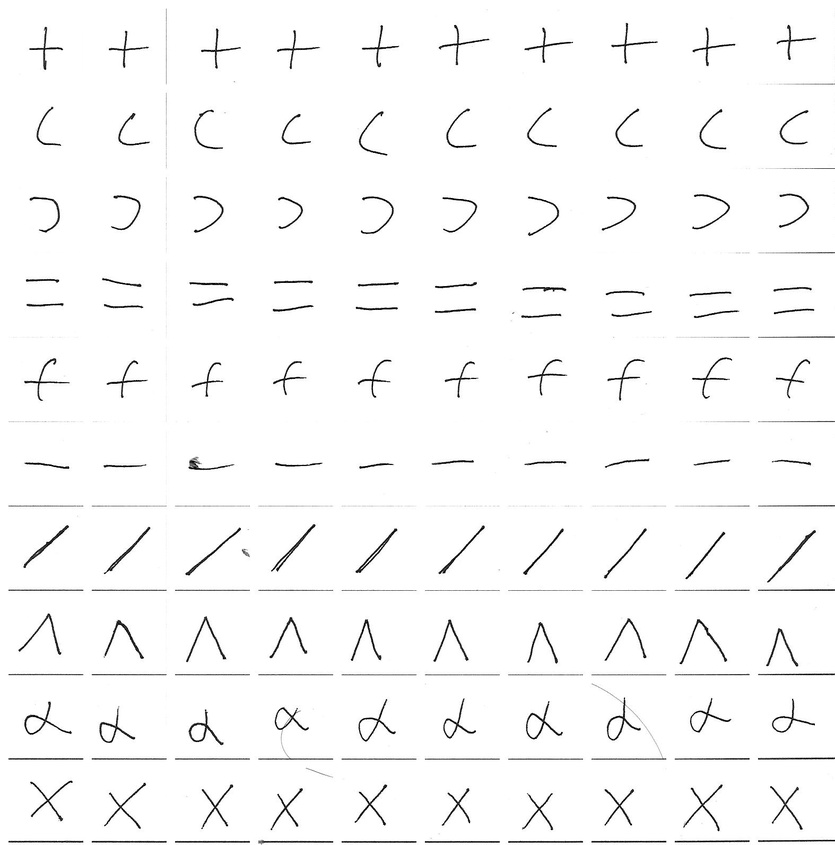
%> input picture proc_5.jpg, 835 x 845 px, shrunk from 1574 x 1592 before the run
$ octave segmeter2.m   (GNU Octave 9; MATLAB toolbox functions it lacks are replaced by stand-ins)
%> lines starting %> are read from the running program, lines starting %| are printed output that depends on the picture; in (x1, y1, x2, y2) boxes, pixels count from 0 and x2, y2 are one past the last pixel; in counts of white or black regions, pixels touching at a corner belong together; the program's own positions count from 1
%code stolen from:
%http://stackoverflow.com/questions/6972918/detect-a-rectangle-bound-of-an-
%character-or-object-in-black-white-or-binary-imag
%TODO:

%1)   understand fully how this works
%       bwlabel:
%       http://www.mathworks.com/help/toolbox/images/ref/bwlabel.html

%2)   extract through bounding boxes
%       then pad to same size as images for classifier!
%

%3)   get pics of results, post to blog with explanations

%PROBLEMS:
%   identifiers extra "characters"


%Read image
Im = imread('proc_5.jpg');
%> Im is the input picture: size 845x835 uint8; min 0, max 255, mean 248.7

Im_saved = Im; %added by me
%Im = Im(1:159,:);


%Make binary
Im(Im < 128) = 1;
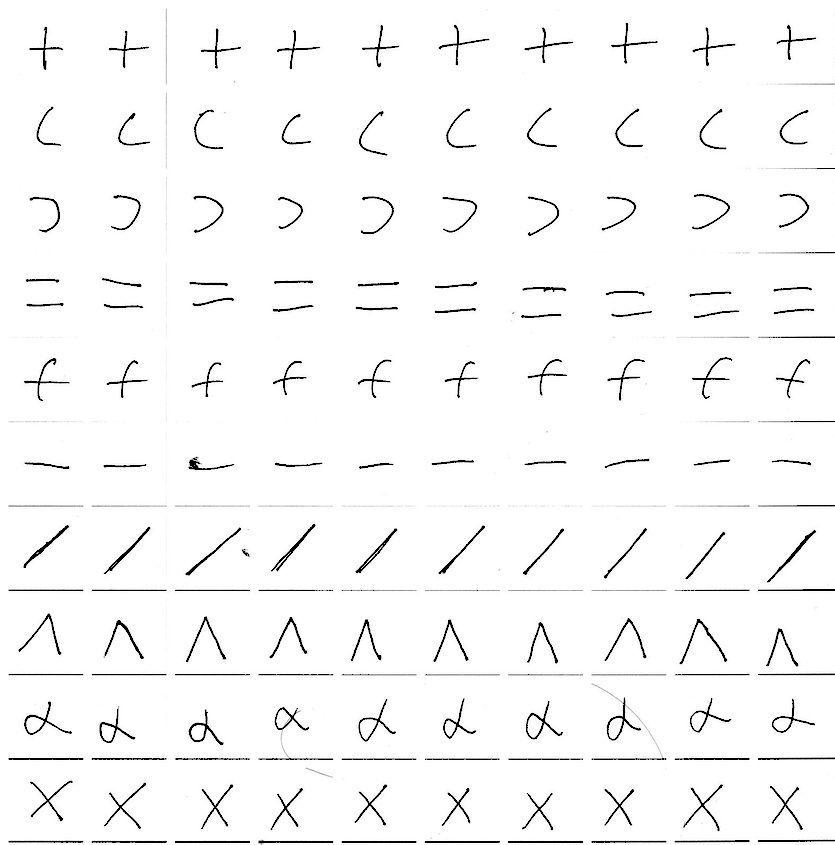
%> Im: size 845x835 uint8; 2.26% of pixels changed, all inside (x1, y1, x2, y2) = (9, 23, 835, 843)
Im(Im >= 128) = 0;
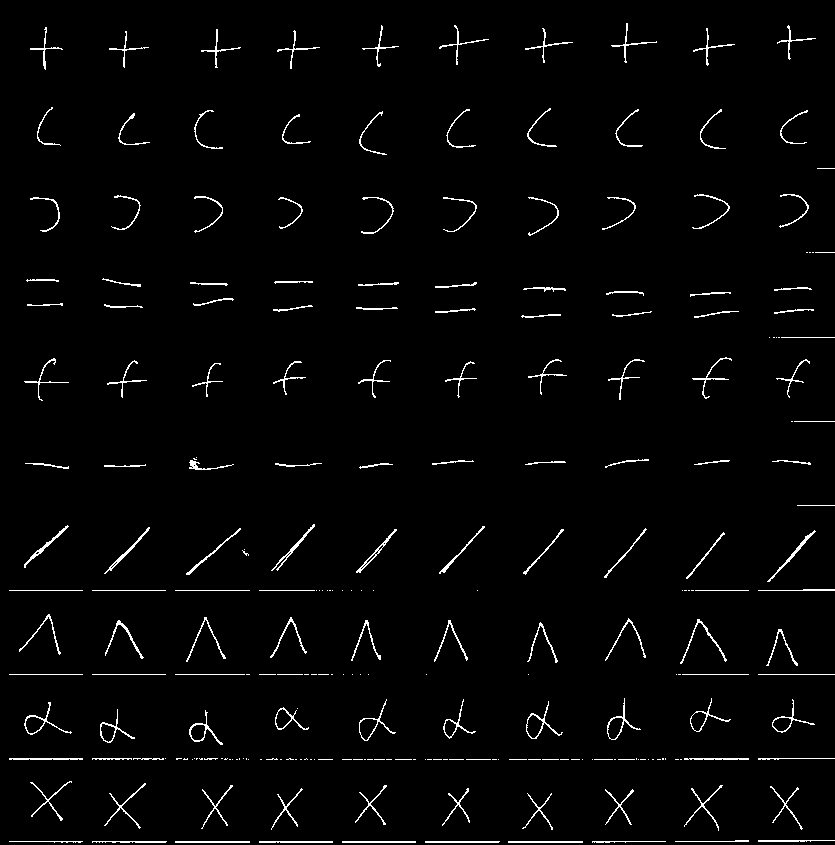
%> Im: size 845x835 uint8; values 0 (black) and 1 (white), 2.3% white in thin lines or dots

%Segment out all connected regions
ImL = bwlabel(Im);
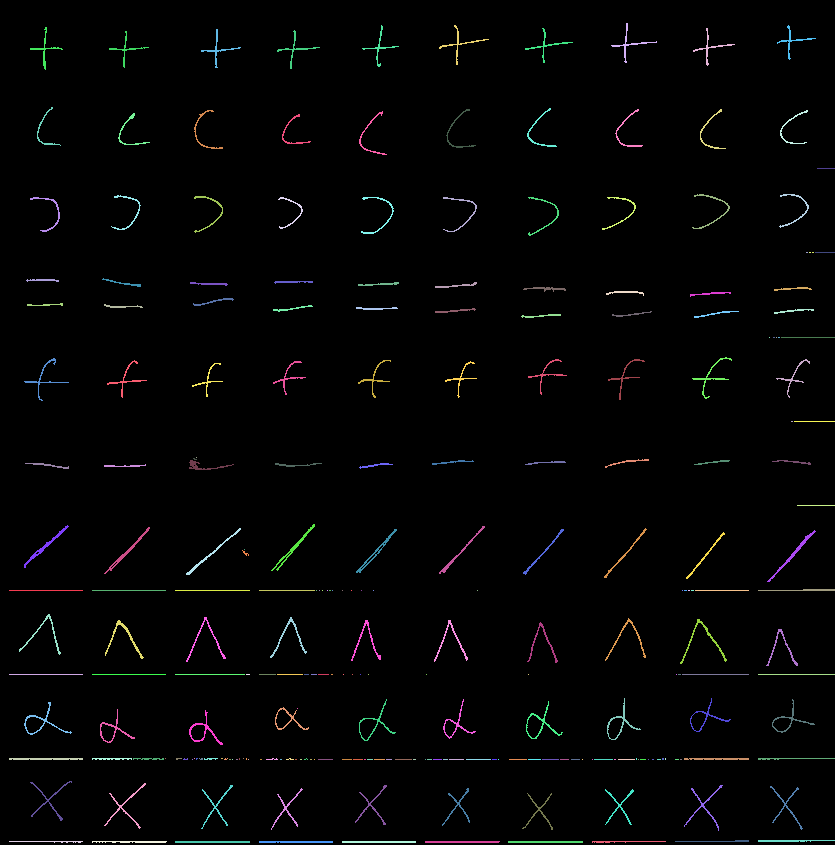
%> ImL: size 845x835 double; 248 distinct labels, from 0 to 247; one colour per label, 0 black

%Get labels for all distinct regions
labels = unique(ImL);
%> labels = 248 values from 0 to 247

%Remove label 0, corresponding to background
labels(labels==0) = [];

%Get bounding box for each segmentation
Character = struct('BoundingBox',zeros(1,4));
nrValidDetections = 0;
for i=1:length(labels)
    D = regionprops(ImL==labels(i));
    if D.Area > 10
        nrValidDetections = nrValidDetections + 1;
        Character(nrValidDetections).BoundingBox = D.BoundingBox;
    end
end
%> this loop made 247 passes
%> D on passes 1, 2, 32, 44, 49, 50, 59: {Area 74, Centroid [46.5 591], BoundingBox [9.5 590.5 74 1]}, {Area 74, Centroid [46.5 675], BoundingBox [9.5 674.5 74 1]}, {Area 1, Centroid [166 759], BoundingBox [165.5 758.5 1 1]}, {Area 1, Centroid [193 760], BoundingBox [192.5 759.5 1 1]}, {Area 1, Centroid [195 759], BoundingBox [194.5 758.5 1 1]}, {Area 1, Centroid [197 458], BoundingBox [196.5 457.5 1 1]}, {Area 1, Centroid [233 760], BoundingBox [232.5 759.5 1 1]}
%> after the loop, Character = 157 regions; largest, box (x1, y1, x2, y2): (186, 528, 241, 575), (767, 530, 816, 582), (439, 526, 485, 574), (104, 527, 150, 574), (604, 528, 647, 578); nrValidDetections = 157


%Visualize results
figure(1);
%imagesc(ImL); %removed by me
colormap('gray') %added by me
imagesc(Im_saved); %added by me


%xlim([0 200]); %no idea what this does yet, but it fucks shit up

for i=1:nrValidDetections
    rectangle('Position',[Character(i).BoundingBox(1) ...
                          Character(i).BoundingBox(2) ...
                          Character(i).BoundingBox(3) ...
                          Character(i).BoundingBox(4)]);

end
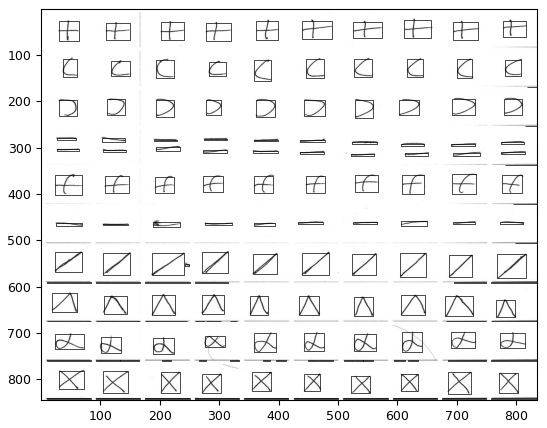
%> figure redrawn from the program's plot data

$ run again, with proc_1.jpg copied over proc_5.jpg
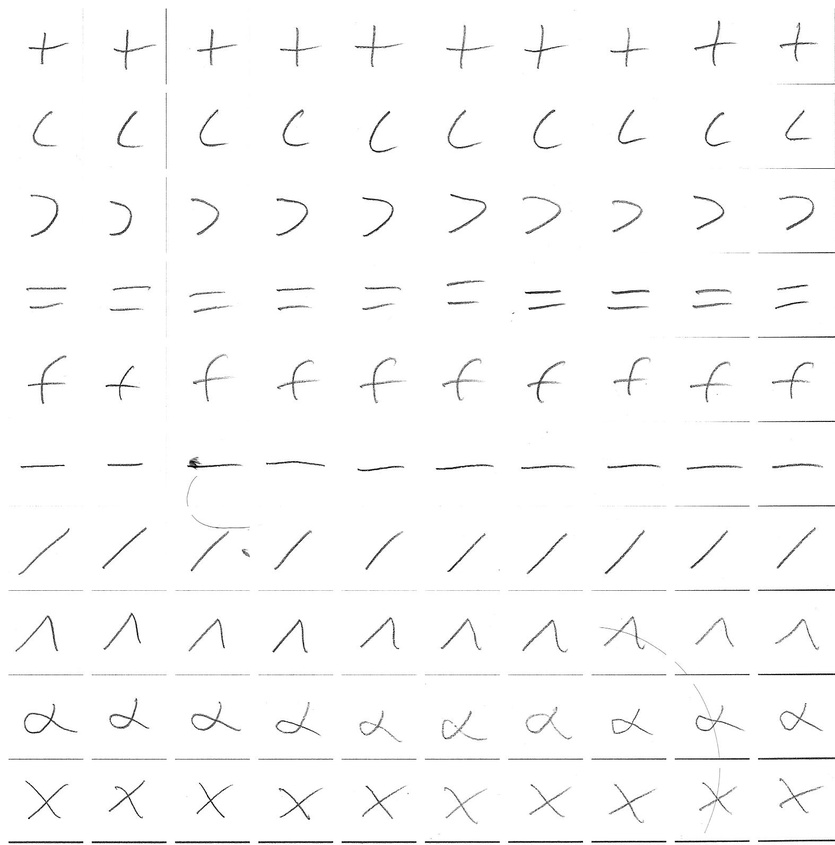
%> input picture proc_1.jpg, 835 x 845 px, shrunk from 1574 x 1592 before the run
%> Im is the input picture: size 845x835 uint8; min 0, max 255, mean 250.6
%> `ImL = bwlabel(Im);`:
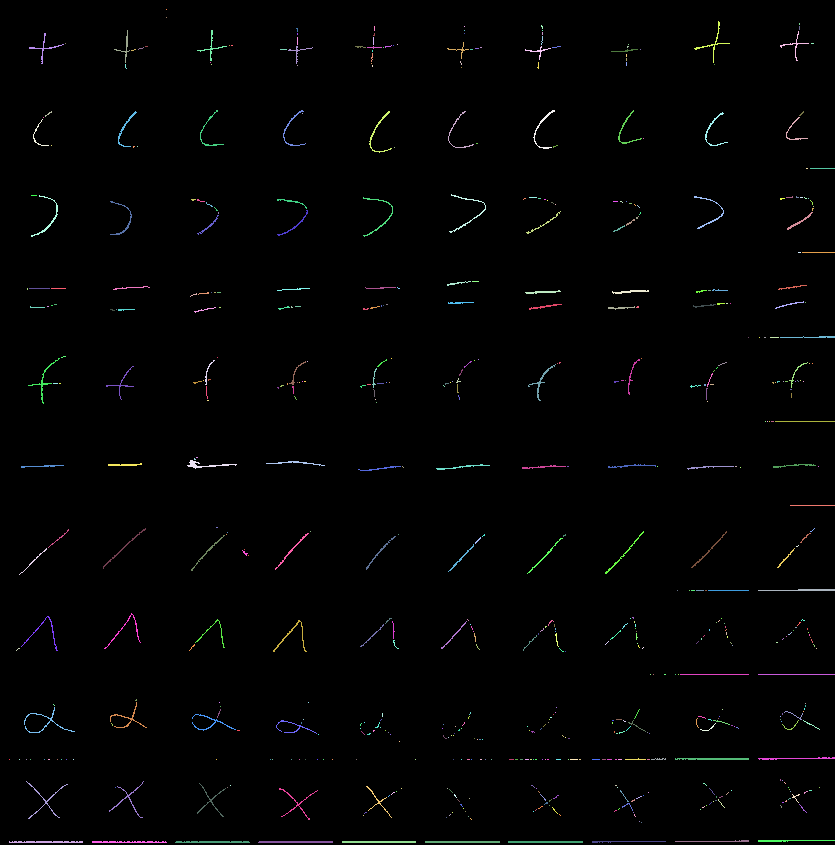
%> ImL: size 845x835 double; 629 distinct labels, from 0 to 628; one colour per label, 0 black
%> labels = 629 values from 0 to 628
%> the loop `for i=1:length(labels)` made 628 passes
%> D on passes 1, 5, 9, 11, 14, 16, 17: {Area 1, Centroid [10 760], BoundingBox [9.5 759.5 1 1]}, {Area 1, Centroid [20 760], BoundingBox [19.5 759.5 1 1]}, {Area 1, Centroid [27 760], BoundingBox [26.5 759.5 1 1]}, {Area 2, Centroid [28 289.5], BoundingBox [27.5 288.5 1 2]}, {Area 21, Centroid [40 289], BoundingBox [29.5 288.5 21 1]}, {Area 1, Centroid [31 760], BoundingBox [30.5 759.5 1 1]}, {Area 6, Centroid [34.5 196], BoundingBox [31.5 195.5 6 1]}
%> after the loop `for i=1:length(labels)`: Character = 148 regions; largest, box (x1, y1, x2, y2): (103, 528, 146, 569), (605, 531, 644, 574), (26, 781, 68, 819), (694, 21, 730, 63), (28, 358, 60, 404); nrValidDetections = 148
%> the loop `for i=1:nrValidDetections` made 148 passes
%> after the loop `for i=1:nrValidDetections`:
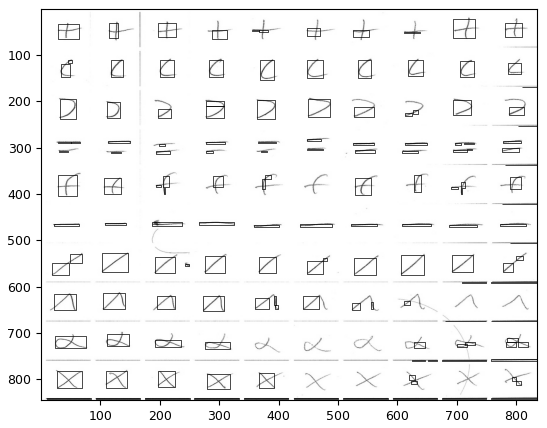
%> figure redrawn from the program's plot data

$ run again, with proc_10.jpg copied over proc_5.jpg
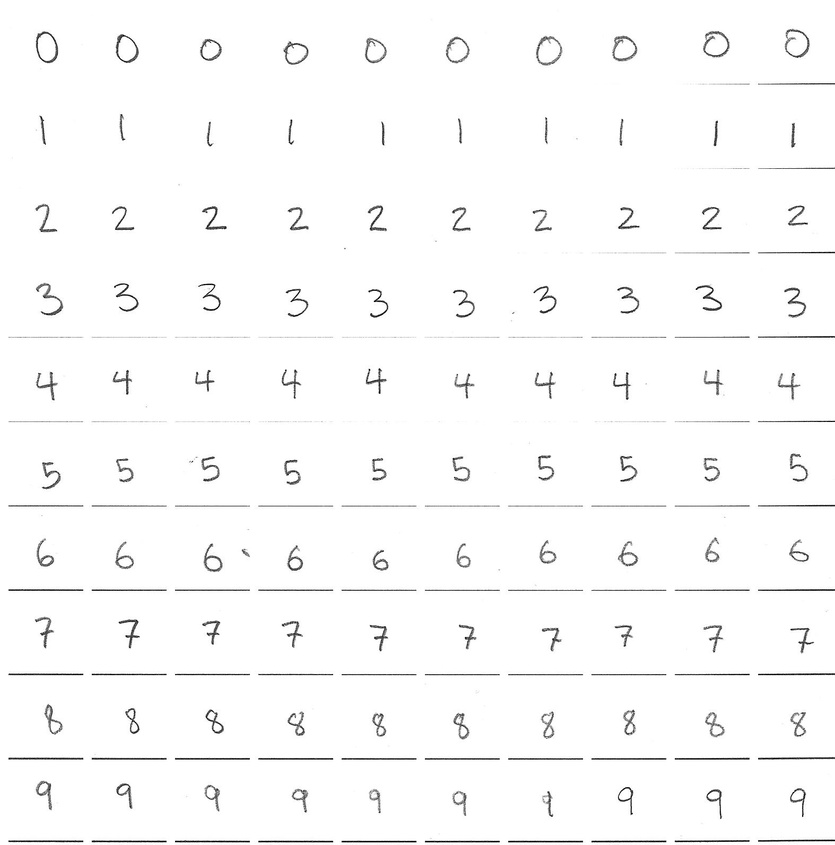
%> input picture proc_10.jpg, 835 x 845 px, shrunk from 1574 x 1592 before the run
%> Im is the input picture: size 845x835 uint8; min 0, max 255, mean 250.1
%> `ImL = bwlabel(Im);`:
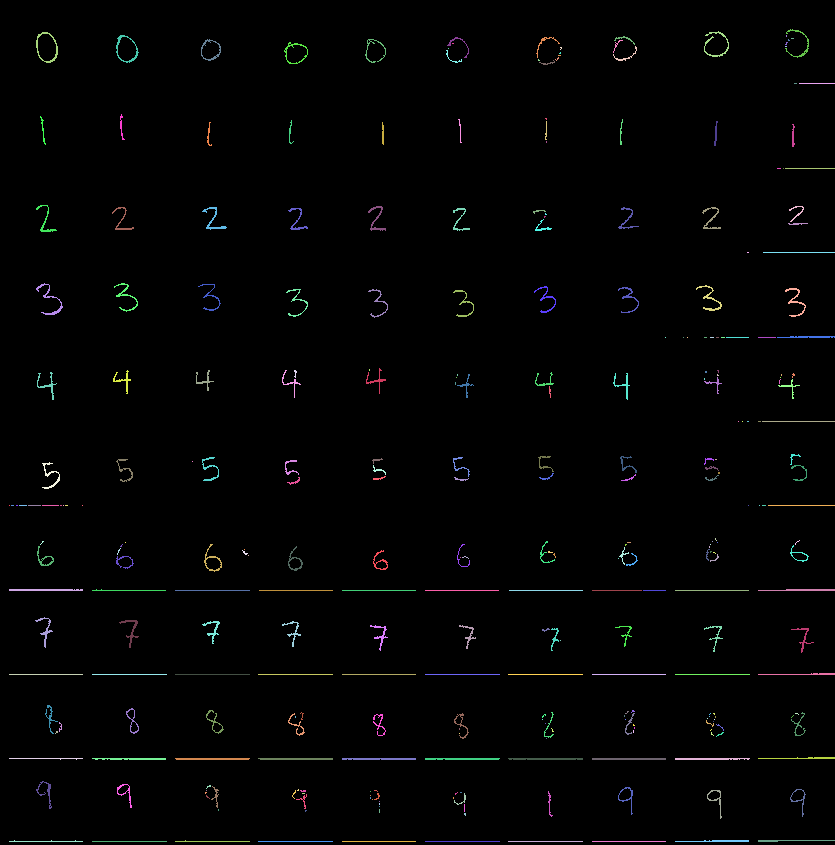
%> ImL: size 845x835 double; 307 distinct labels, from 0 to 306; one colour per label, 0 black
%> labels = 307 values from 0 to 306
%> the loop `for i=1:length(labels)` made 306 passes
%> D on passes 1, 3, 4, 5, 6, 7, 8: {Area 1, Centroid [10 506], BoundingBox [9.5 505.5 1 1]}, {Area 74, Centroid [46.5 675], BoundingBox [9.5 674.5 74 1]}, {Area 76, Centroid [47.1 759], BoundingBox [9.5 758.5 74 2]}, {Area 77, Centroid [46.5 842], BoundingBox [9.5 840.5 74 2]}, {Area 3, Centroid [13 506], BoundingBox [11.5 505.5 3 1]}, {Area 2, Centroid [17.5 506], BoundingBox [16.5 505.5 2 1]}, {Area 8, Centroid [23.5 506], BoundingBox [19.5 505.5 8 1]}
%> after the loop `for i=1:length(labels)`: Character = 177 regions; largest, box (x1, y1, x2, y2): (36, 283, 63, 315), (114, 283, 138, 312), (785, 29, 809, 58), (36, 32, 58, 63), (696, 285, 722, 311); nrValidDetections = 177
%> after the loop `for i=1:nrValidDetections`:
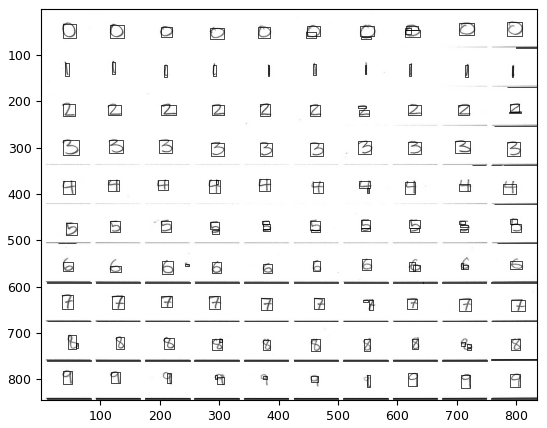
%> figure redrawn from the program's plot data

$ run again, with proc_2.jpg copied over proc_5.jpg
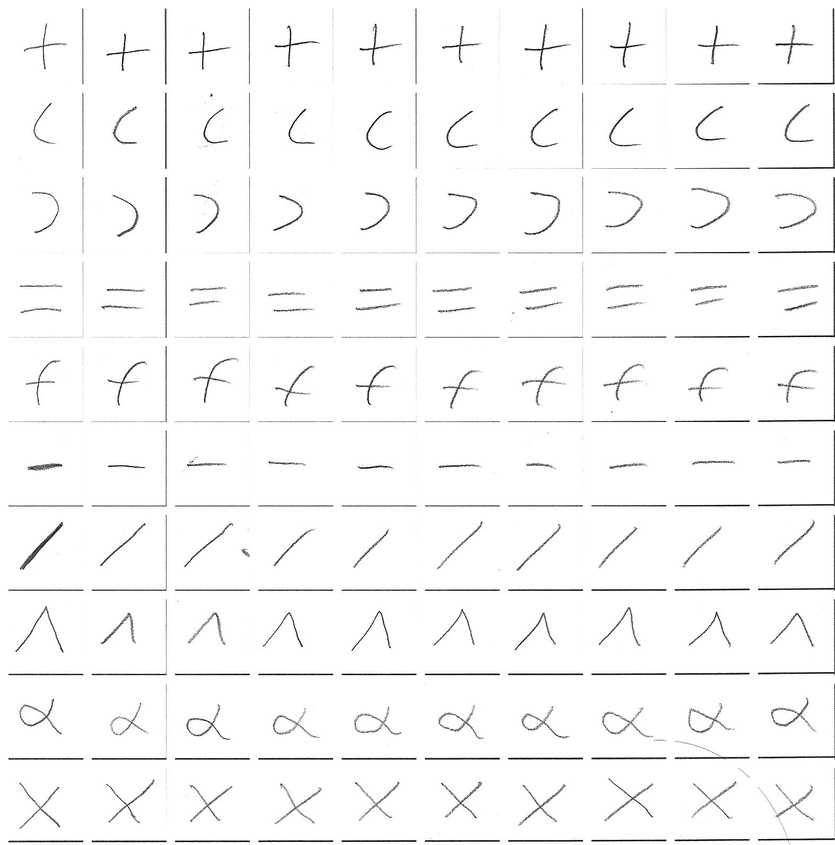
%> input picture proc_2.jpg, 835 x 845 px, shrunk from 1574 x 1592 before the run
%> Im is the input picture: size 845x835 uint8; min 0, max 255, mean 248.6
%> `ImL = bwlabel(Im);`:
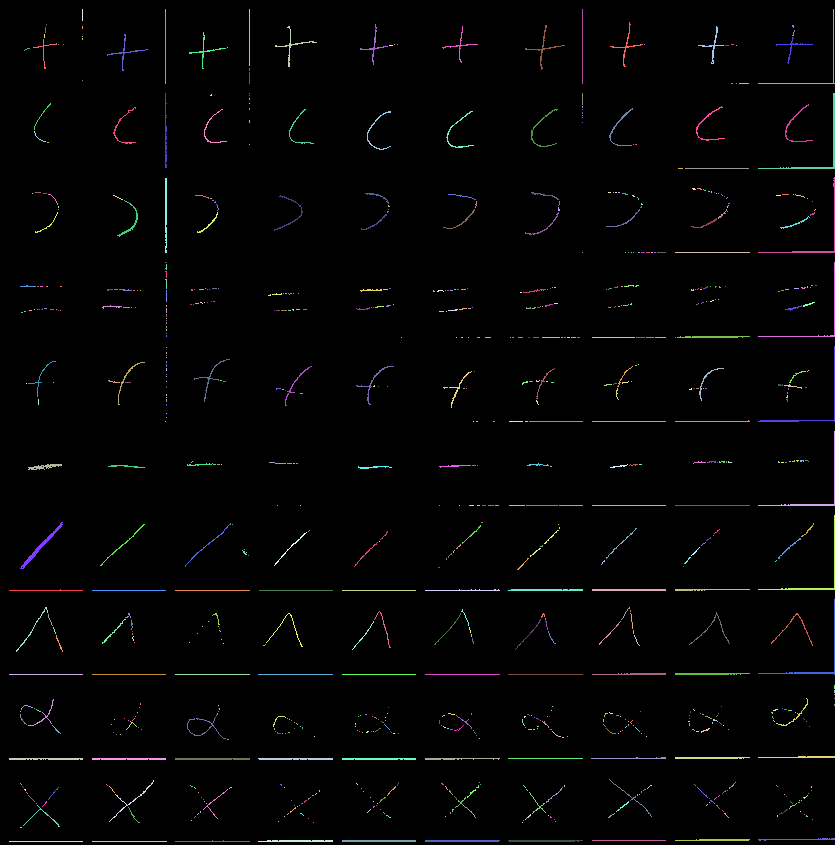
%> ImL: size 845x835 double; 853 distinct labels, from 0 to 852; one colour per label, 0 black
%> labels = 853 values from 0 to 852
%> the loop `for i=1:length(labels)` made 852 passes
%> D on passes 1, 2, 4, 8, 11, 12, 16: {Area 75, Centroid [46.7 591], BoundingBox [9.5 589.5 74 2]}, {Area 74, Centroid [46.5 675], BoundingBox [9.5 674.5 74 1]}, {Area 74, Centroid [46.5 842], BoundingBox [9.5 841.5 74 1]}, {Area 1, Centroid [21 712], BoundingBox [20.5 711.5 1 1]}, {Area 2, Centroid [21.5 828], BoundingBox [20.5 827.5 2 1]}, {Area 2, Centroid [22.5 313], BoundingBox [21.5 312.5 2 1]}, {Area 6, Centroid [27.5 49.7], BoundingBox [24.5 48.5 6 3]}
%> after the loop `for i=1:length(labels)`: Character = 204 regions; largest, box (x1, y1, x2, y2): (758, 93, 835, 169), (758, 177, 835, 253), (758, 346, 835, 422), (758, 599, 835, 675), (758, 9, 835, 84); nrValidDetections = 204
%> after the loop `for i=1:nrValidDetections`:
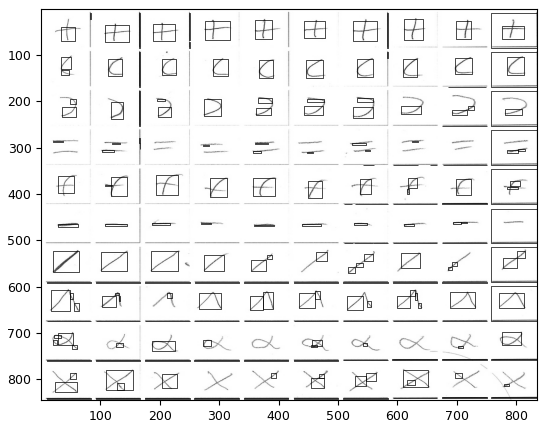
%> figure redrawn from the program's plot data
